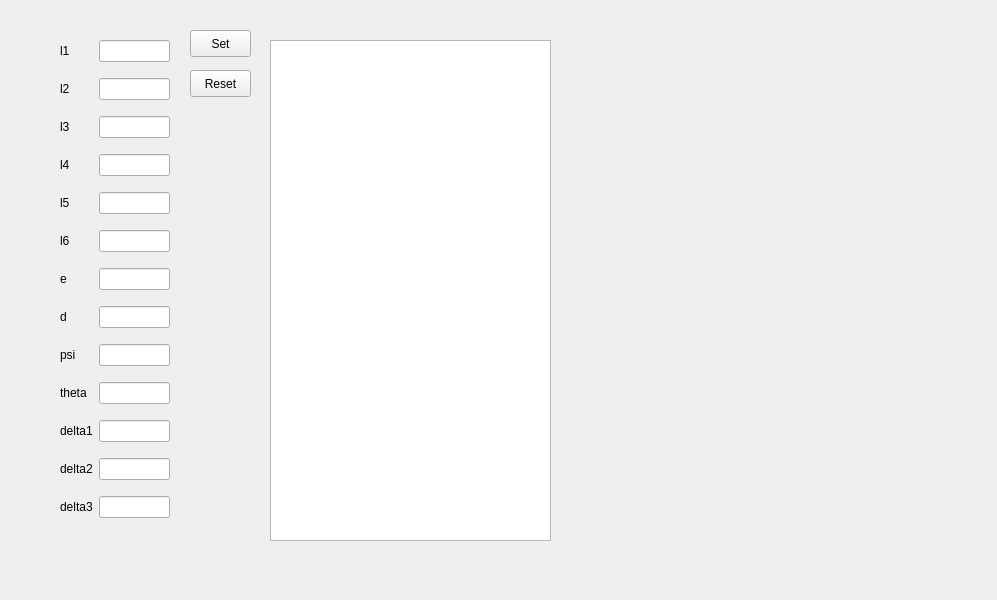
<?xml version="1.0" encoding="UTF-8"?>
<ui version="4.0">
 <class>WidgetSettings</class>
 <widget class="QWidget" name="WidgetSettings">
  <property name="geometry">
   <rect>
    <x>0</x>
    <y>0</y>
    <width>997</width>
    <height>600</height>
   </rect>
  </property>
  <property name="minimumSize">
   <size>
    <width>800</width>
    <height>600</height>
   </size>
  </property>
  <property name="windowTitle">
   <string>Form</string>
  </property>
  <widget class="QWidget" name="gridLayoutWidget_2">
   <property name="geometry">
    <rect>
     <x>60</x>
     <y>30</y>
     <width>110</width>
     <height>511</height>
    </rect>
   </property>
   <layout class="QGridLayout" name="gridLayout_2">
    <item row="4" column="0">
     <widget class="QLabel" name="label_18">
      <property name="text">
       <string>l5</string>
      </property>
     </widget>
    </item>
    <item row="5" column="1">
     <widget class="QLineEdit" name="lineEditL6"/>
    </item>
    <item row="2" column="1">
     <widget class="QLineEdit" name="lineEditL3"/>
    </item>
    <item row="2" column="0">
     <widget class="QLabel" name="label_16">
      <property name="text">
       <string>l3</string>
      </property>
     </widget>
    </item>
    <item row="5" column="0">
     <widget class="QLabel" name="label_19">
      <property name="text">
       <string>l6</string>
      </property>
     </widget>
    </item>
    <item row="3" column="0">
     <widget class="QLabel" name="label_17">
      <property name="text">
       <string>l4</string>
      </property>
     </widget>
    </item>
    <item row="3" column="1">
     <widget class="QLineEdit" name="lineEditL4"/>
    </item>
    <item row="7" column="1">
     <widget class="QLineEdit" name="lineEditD"/>
    </item>
    <item row="12" column="0">
     <widget class="QLabel" name="label_26">
      <property name="text">
       <string>delta3</string>
      </property>
     </widget>
    </item>
    <item row="9" column="1">
     <widget class="QLineEdit" name="lineEditTheta"/>
    </item>
    <item row="1" column="1">
     <widget class="QLineEdit" name="lineEditL2"/>
    </item>
    <item row="10" column="1">
     <widget class="QLineEdit" name="lineEditD1"/>
    </item>
    <item row="6" column="0">
     <widget class="QLabel" name="label_20">
      <property name="text">
       <string>e</string>
      </property>
     </widget>
    </item>
    <item row="12" column="1">
     <widget class="QLineEdit" name="lineEditD5"/>
    </item>
    <item row="11" column="1">
     <widget class="QLineEdit" name="lineEditD2"/>
    </item>
    <item row="7" column="0">
     <widget class="QLabel" name="label_21">
      <property name="text">
       <string>d</string>
      </property>
     </widget>
    </item>
    <item row="9" column="0">
     <widget class="QLabel" name="label_23">
      <property name="text">
       <string>theta</string>
      </property>
     </widget>
    </item>
    <item row="4" column="1">
     <widget class="QLineEdit" name="lineEditL5"/>
    </item>
    <item row="11" column="0">
     <widget class="QLabel" name="label_25">
      <property name="text">
       <string>delta2</string>
      </property>
     </widget>
    </item>
    <item row="6" column="1">
     <widget class="QLineEdit" name="lineEditE"/>
    </item>
    <item row="0" column="1">
     <widget class="QLineEdit" name="lineEditL1"/>
    </item>
    <item row="0" column="0">
     <widget class="QLabel" name="label_14">
      <property name="text">
       <string>l1</string>
      </property>
     </widget>
    </item>
    <item row="10" column="0">
     <widget class="QLabel" name="label_24">
      <property name="text">
       <string>delta1</string>
      </property>
     </widget>
    </item>
    <item row="1" column="0">
     <widget class="QLabel" name="label_15">
      <property name="text">
       <string>l2</string>
      </property>
     </widget>
    </item>
    <item row="8" column="1">
     <widget class="QLineEdit" name="lineEditPsi"/>
    </item>
    <item row="8" column="0">
     <widget class="QLabel" name="label_27">
      <property name="text">
       <string>psi</string>
      </property>
     </widget>
    </item>
   </layout>
  </widget>
  <widget class="QListWidget" name="listWidget">
   <property name="geometry">
    <rect>
     <x>270</x>
     <y>40</y>
     <width>281</width>
     <height>501</height>
    </rect>
   </property>
  </widget>
  <widget class="QPushButton" name="buttonSet">
   <property name="geometry">
    <rect>
     <x>190</x>
     <y>30</y>
     <width>61</width>
     <height>27</height>
    </rect>
   </property>
   <property name="text">
    <string>Set</string>
   </property>
  </widget>
  <widget class="QPushButton" name="buttonReset">
   <property name="geometry">
    <rect>
     <x>190</x>
     <y>70</y>
     <width>61</width>
     <height>27</height>
    </rect>
   </property>
   <property name="text">
    <string>Reset</string>
   </property>
  </widget>
  <widget class="QLabel" name="labelValid">
   <property name="geometry">
    <rect>
     <x>180</x>
     <y>110</y>
     <width>70</width>
     <height>50</height>
    </rect>
   </property>
   <property name="text">
    <string/>
   </property>
  </widget>
  <widget class="QLabel" name="labelRobotPic">
   <property name="geometry">
    <rect>
     <x>590</x>
     <y>40</y>
     <width>381</width>
     <height>400</height>
    </rect>
   </property>
   <property name="text">
    <string/>
   </property>
  </widget>
 </widget>
 <resources/>
 <connections/>
</ui>
